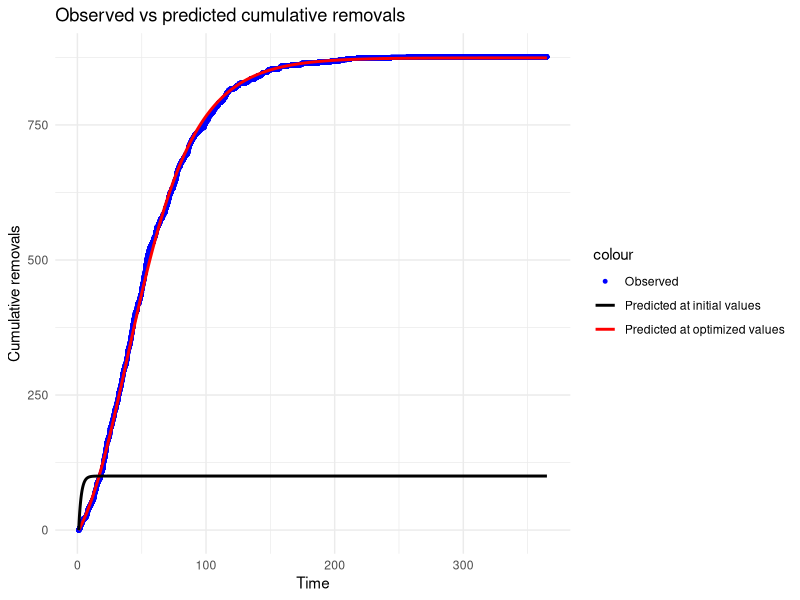

Source code (R): (Note: this script raises an error after producing the figure.)
set.seed(8)

# Define the Discrete-Time Deterministic SIR Model
Deterministic_DT_SIR_model <- function(N, S0, I0, minTime, maxTime, beta, gamma, step_size) {
  steps <- seq(minTime, maxTime, by = step_size) # Time discretization
  S <- numeric(length(steps)) # Vector to store susceptibles
  I <- numeric(length(steps)) # Vector to store infectives
  R <- numeric(length(steps)) # Vector to store removed
  
  # Set initial conditions
  S[1] <- S0
  I[1] <- I0
  R[1] <- N - S0 - I0
  
  # Loop and update compartments
  for (t in 2:length(steps)) {
    S[t] <- S[t-1] - (beta * S[t-1] * I[t-1]) * step_size
    I[t] <- I[t-1] + (beta * S[t-1] * I[t-1] - gamma * I[t-1]) * step_size
    R[t] <- R[t-1] + gamma * I[t-1] * step_size
  }
  
  # Return simulated trajectories
  return(data.frame(Steps = steps, S = S, I = I, R = R))
}

# Generate simulated data using the SIR model
N <- 1000   # Total population size
S0 <- 900   # Initial number of susceptibles
I0 <- 100   # Initial number of infectives
minTime <- 1
maxTime <- 365
beta <- 0.0001   # Infection rate
gamma <- 0.05    # Recovery rate
step_size <- 0.01   # Step size for time discretization

simulated_data <- Deterministic_DT_SIR_model(N, S0, I0, minTime, maxTime, beta, gamma, step_size)

# Observed data on removals (cumulative with Binomial or Poisson noise)
observed_data <- data.frame(
  Steps = simulated_data$Steps,
  Removals= c(0,cumsum(rpois(length(simulated_data$Steps)-1, diff(simulated_data$R))))
  #Removals = cumsum(rbinom(length(simulated_data$R), size = 1, prob = simulated_data$R / N)) # Cumulative observed removals using Binomial 
  #Removals = cumsum(rpois(length(simulated_data$R), lambda = simulated_data$R)) # Cumulative observed removals with Poisson noise
)


# The objective function (sum of squared differences)
objective_function <- function(params) {
  beta <- params[1]
  gamma <- params[2]
  
  beta<- exp(beta)
  gamma<- exp(gamma)
  # Simulate SIR model using current parameter values
  model_data <- Deterministic_DT_SIR_model(N, S0, I0, minTime, maxTime, beta, gamma, step_size)
  
  # Compute sum of squared differences between simulated removals and observed removals
  OLS = sum((model_data$R - observed_data$Removals)^2)
  
  #Alternatively using MLE
  #NLL= -sum(log(dnorm(observed_data$Removals, mean=model_data$R, sd=0.1*mean(observed_data$Removals)))) #Assuming a Gaussian error term
  #NLL2 = -sum(log(dpois(round(observed_data$Removals/10000),round(model_data$R/10000)))) #Assuming observed Removals follows a Poisson distribution
  return(OLS)
}

# Perform optimization to estimate model parameters
initial_params <- c(log(0.0000001), log(0.5))  # Initial parameter values
#Optim
#opt_result <- optim(par = initial_params, fn = objective_function, method='Nelder-Mead')
#print(opt_result)
#estimated_params <- opt_result$par
#estimated_params<- exp(estimated_params)

#nlm
opt_result <- nlm(p = initial_params, f = objective_function)
print(opt_result)
estimated_params <- opt_result$estimate
estimated_params<- exp(estimated_params)


# Simulate SIR model using estimated parameters
predicted_data <- Deterministic_DT_SIR_model(N, S0, I0, minTime, maxTime, estimated_params[1], estimated_params[2], step_size)
Initpredicted_data<- Deterministic_DT_SIR_model(N, S0, I0, minTime, maxTime, exp(initial_params[1]), exp(initial_params[2]), step_size)

# Plot observed and simulated removals  
library(ggplot2)
ggplot() +
  geom_point(data = observed_data, aes(x = Steps, y = Removals, color = "Observed"), size = 1) +
  geom_line(data = predicted_data, aes(x = Steps, y = R, color = "Predicted at optimized values"), size = 1) +
  geom_line(data = Initpredicted_data, aes(x = Steps, y =R, color = "Predicted at initial values"), size = 1) +
  labs(x = "Time", y = "Cumulative removals", title = "Observed vs predicted cumulative removals") +
  scale_color_manual(values = c("Observed" = "blue", "Predicted at optimized values" = "red", "Predicted at initial values" = "black")) +
  theme_minimal()


estimated_params

data.frame(observed_data,predicted_data$R, Initpredicted_data$R)



pdf(file="C:/Users/Matthew Adeoye/Documents/const.pdf", width=8, height=8)
D
dev.off()

figure <- ggarrange(A, B, C, D,
                    labels = c("A", "B", "C", "D"),
                    ncol = 2, nrow = 2)
figure

#Manual Search
# Define the objective function
objective_function <- function(params) {
  beta <- params[1]
  gamma <- params[2]
  
  # Simulate SIR model using current parameter values
  model_data <- Deterministic_DT_SIR_model(N, S0, I0, minTime, maxTime, beta, gamma, step_size)
  
  # Compute sum of squared differences between simulated removals and observed removals
  sum((model_data$R - observed_data$Removals)^2)
}

# Create a grid of parameter values
beta_values <- seq(0.000001, 0.001, length.out = 50)
gamma_values <- seq(0.01, 0.095, length.out = 50)
grid <- expand.grid(beta = beta_values, gamma = gamma_values)

# Evaluate the objective function for each parameter combination
z <- apply(grid, 1, FUN = objective_function)

# Add parameter values and objective function values to the grid
grid$z <- z

# Plot the objective function
library(ggplot2)

ggplot(data = grid) +
  geom_contour(aes(x = beta, y = gamma, z = z), bins = 20) +
  labs(x = "Beta", y = "Gamma", z = "Objective Function") +
  theme_minimal()

# Find the row with minimum sum of square difference
row_index <- which(grid$z == min(grid$z))
# Print the row index
print(row_index)
